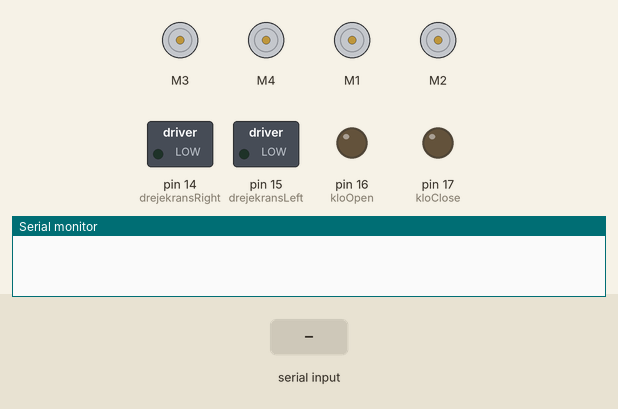
Recording of a sketch running on a simulated Arduino Uno, built with avr-gcc and run on an emulated ATmega328P. On the bench: 4 × DC motor (green arrow = forward, orange = backward, longer = faster), switched loads named in the sketch (green lamp = pin HIGH), output pins drawn as LEDs (lit = HIGH), the last lines printed to the serial monitor. The inputs (shaded band) are chosen by the test bench.

Above: at 1.2 s.
1.3 s: "M12U" received over Serial
At 1.9 s:
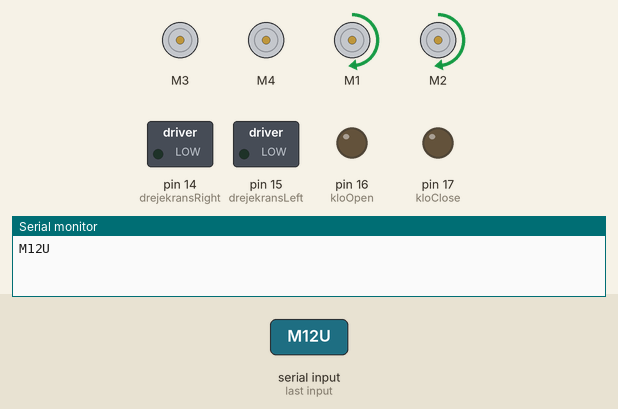
2.8 s: "M12D" received over Serial
At 3.1 s:
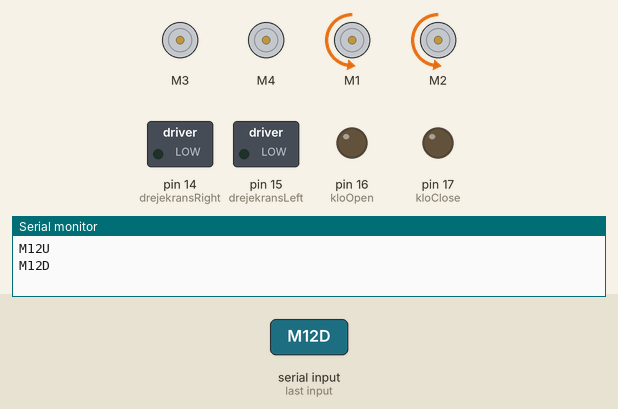
4.3 s: "M12L" received over Serial
At 5.4 s:
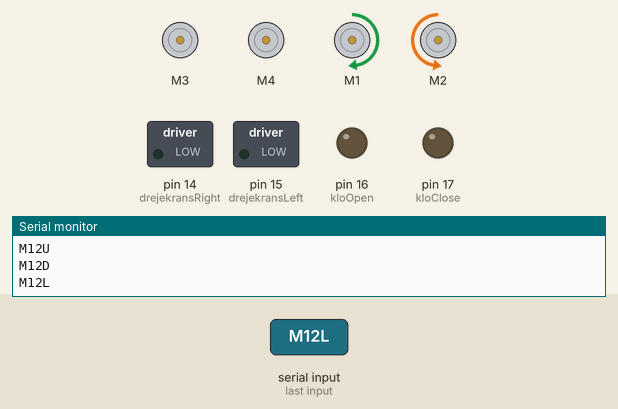
5.8 s: "M12R" received over Serial
At 6.6 s:
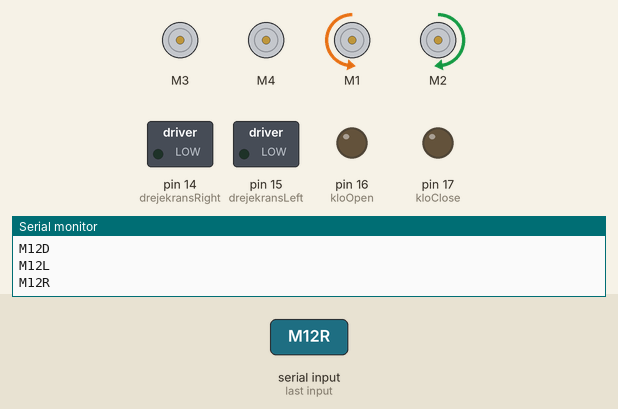
7.3 s: "M12STOP" received over Serial
At 8.0 s:
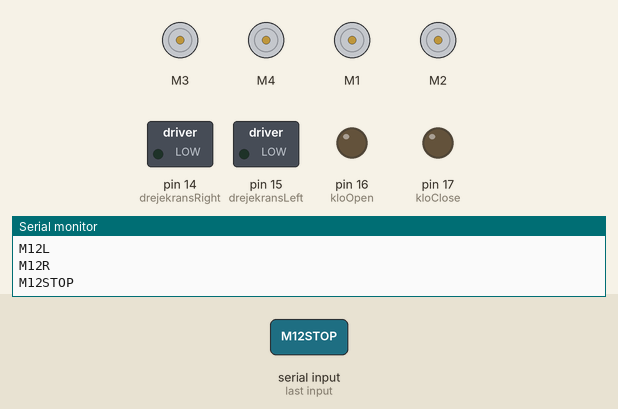
8.8 s: "M3L" received over Serial
At 9.9 s:
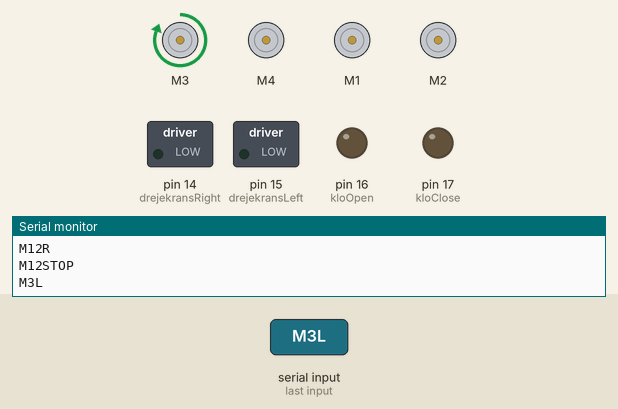
Timing chart, 0 to 11.3 s (numbered marks = the images above; inputs shaded):
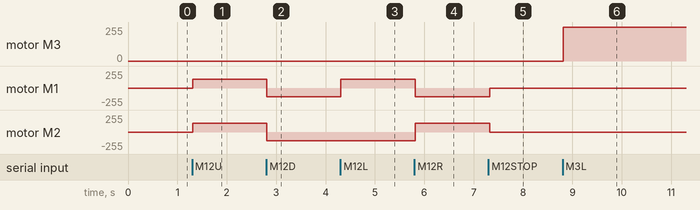

Measured:
- after the input at 1.3 s, motor M1, motor M2: stopped → forward 128/255 at once
- after the input at 2.8 s, motor M1, motor M2: forward 128/255 → backward 128/255 at once
- after the input at 4.3 s, motor M1: backward 128/255 → forward 128/255 at once
- after the input at 5.8 s, motor M1: forward 128/255 → backward 128/255 at once; motor M2: backward 128/255 → forward 128/255 at once
- after the input at 7.3 s, motor M1: backward 128/255 → stopped at once; motor M2: forward 128/255 → stopped at once
- after the input at 8.8 s, motor M3: stopped → forward 255/255 at once

The sketch:

arduino1.ino
```cpp
#include <AFMotor.h>
#include <Servo.h>

AF_DCMotor motor1(1); // create motor #2, 64KHz pwm
AF_DCMotor motor2(2); // create motor #2, 64KHz pwm
AF_DCMotor motor3(3); // create motor #2, 64KHz pwm
AF_DCMotor motor4(4); // create motor #2, 64KHz pwm
String readString;

int drejekransRight = 14;
int drejekransLeft = 15;
int kloOpen = 16;
int kloClose = 17;

int speedMa = 128; //frem+tilbage
int speedMb = 128; //til siden

void setup() {     // presenting pins as outputs
  Serial.begin(9600); // initialization

  //motor1.setSpeed(128);  //bliver indstillet fra appen (speedMa og b)
  //motor2.setSpeed(128);  //bliver indstillet fra appen (speedMa og b)
  motor3.setSpeed(255);
  motor4.setSpeed(255);

  pinMode(drejekransRight, OUTPUT);
  pinMode(drejekransLeft, OUTPUT);
  pinMode(kloOpen, OUTPUT);
  pinMode(kloClose, OUTPUT);
}

void loop() {
  while(Serial.available()){ // the code here is for bluetooth
    delay(3);
    char c = Serial.read();
    readString += c;

   //int speed = Serial.parseInt();
    //int 1speed = Serial.parseInt();
    //int 2speed = Serial.parseInt();
}

  if(readString.length() > 0){ // when a certain button is pressed the reaction will be...
    Serial.println(readString);

    //Larvebånd styring
    if(readString == "M12U"){  //Robotten kører frem
      motor1.setSpeed(speedMa);
      motor2.setSpeed(speedMa);

      motor1.run(FORWARD);
      motor2.run(FORWARD);
    }
    else if(readString == "M12D"){  //Robotten kører bagud
      motor1.setSpeed(speedMa);
      motor2.setSpeed(speedMa);

      motor1.run(BACKWARD);
      motor2.run(BACKWARD);
    }
    else if(readString == "M12L"){  //Robotten kører mod venstre
      motor1.setSpeed(speedMb);
      motor2.setSpeed(speedMb);

      motor1.run(FORWARD);
      motor2.run(BACKWARD);
    }
    else if(readString == "M12R"){  //Robotten kører mod højre
      motor1.setSpeed(speedMa);
      motor2.setSpeed(speedMa);

      motor1.run(BACKWARD);
      motor2.run(FORWARD);
    }
    else if(readString == "M12STOP"){  //Robotten stopper
      motor1.run(RELEASE);
      motor2.run(RELEASE);
    }

    //Inderste arm styring
    else if(readString == "M3L"){
      motor3.run(FORWARD);
    }
    else if(readString == "M3R"){
      motor3.run(BACKWARD);
    }

    //Yderste arm styring
    else if(readString == "M4L"){
      motor4.run(FORWARD);
    }
    else if(readString == "M4R"){
      motor4.run(BACKWARD);
    }

    /*
     * Drejekrans og klo sendes til Arduino 2
     */

    //Drejekrans styring
    else if(readString == "M5L"){
      digitalWrite(drejekransLeft, HIGH);
      digitalWrite(drejekransRight, LOW);
    }
    else if(readString == "M5R"){
      digitalWrite(drejekransRight, HIGH);
      digitalWrite(drejekransLeft, LOW);
    }

  //Klo styring
    else if(readString == "M6L"){
      digitalWrite(kloOpen, HIGH);
      digitalWrite(kloClose, LOW);
    }
    else if(readString == "M6R"){
      digitalWrite(kloClose, HIGH);
      digitalWrite(kloOpen, LOW);
    }


  //Stop
    else if(readString == "STOP"){
      motor1.run(RELEASE);
      motor2.run(RELEASE);
      motor3.run(RELEASE);
      motor4.run(RELEASE);
      digitalWrite(drejekransLeft, LOW);
      digitalWrite(drejekransRight, LOW);
      digitalWrite(kloOpen, LOW);
      digitalWrite(kloClose, LOW);
    }


  //Indstil motorfart
    else{
      if (readString.startsWith("M1Speed"))
      {

      }
       else if (readString.startsWith("M1Speed"))
      {

      }
    }
  }
  readString="";
}
```
